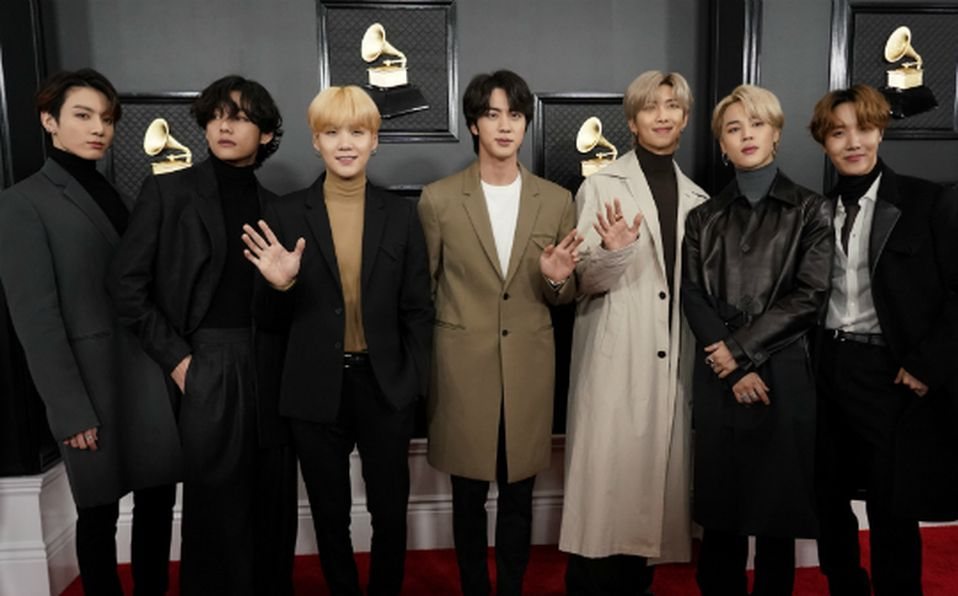
#> input picture taller2021-master/Reconocimiento Facial/bts.jpg, 958 x 596 px, given in place of the camera
$ python DetectarRostros.py
#> lines starting #> are read from the running program, lines starting #| are printed output that depends on the picture
import cv2
import os
import imutils

personName = 'Robert'
dataPath = 'C:/Users/pc/source/repos/proyecto_prototipo_qchao/data'
personPath = dataPath + '/' + personName

if not os.path.exists(personPath):
	print('Carpeta creada: ',personPath)
	os.makedirs(personPath)


#cap = cv2.VideoCapture('Robert.mp4')
cap = cv2.VideoCapture(1,cv2.CAP_DSHOW)

faceClassif = cv2.CascadeClassifier(cv2.data.haarcascades+'haarcascade_frontalface_default.xml')
count = 0

while True:

	ret, frame = cap.read()
#> frame is the input picture: shape (596, 958, 3); mean B, G, R 48.4, 53.5, 59.9
	if ret == False: break
	frame =  imutils.resize(frame, width=640)
#> frame: shape (398, 640, 3)
	gray = cv2.cvtColor(frame, cv2.COLOR_BGR2GRAY)
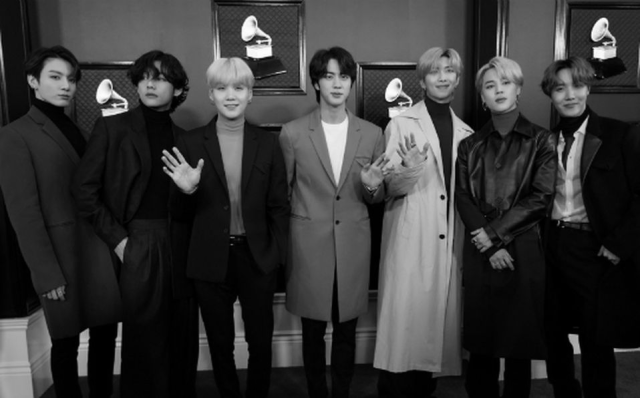
#> gray: shape (398, 640); min 0, max 254, mean 54.8
	auxFrame = frame.copy()

	faces = faceClassif.detectMultiScale(gray,1.3,5)
#> faces = [[36, 57, 52, 52], [474, 64, 51, 51], [199, 63, 61, 61], [545, 67, 51, 51]]

	for (x,y,w,h) in faces:
		cv2.rectangle(frame, (x,y),(x+w,y+h),(0,255,0),2)
		rostro = auxFrame[y:y+h,x:x+w]
		rostro = cv2.resize(rostro,(150,150),interpolation=cv2.INTER_CUBIC)
		cv2.imwrite(personPath + '/rotro_{}.jpg'.format(count),rostro)
		count = count + 1
#> this loop made 4 passes
#> pass 1, `rostro = auxFrame[y:y+h,x:x+w]`:
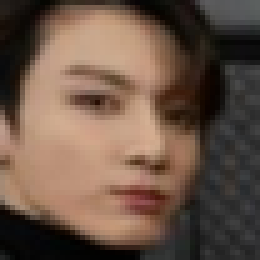
#> rostro: shape (52, 52, 3) (shown 5 times larger); mean B, G, R 70.9, 84.8, 106.6
#> pass 1, `rostro = cv2.resize(rostro,(150,150),interpolation=cv2.INTER_CUBIC)`:
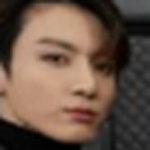
#> rostro: shape (150, 150, 3); mean B, G, R 70.9, 84.8, 106.6
#> pass 2, `rostro = auxFrame[y:y+h,x:x+w]`:
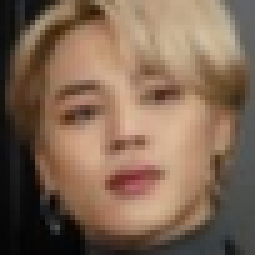
#> rostro: shape (51, 51, 3) (shown 5 times larger); mean B, G, R 83.1, 102.6, 127.7
#> pass 2, `rostro = cv2.resize(rostro,(150,150),interpolation=cv2.INTER_CUBIC)`:
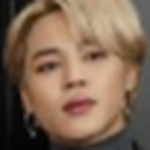
#> rostro: shape (150, 150, 3); mean B, G, R 83.1, 102.6, 127.7
#> after the loop:
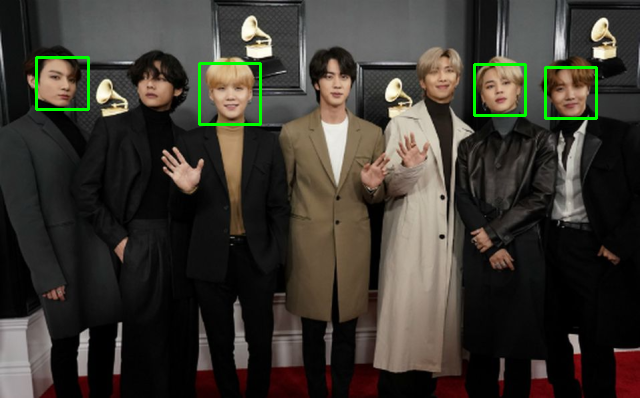
#> frame: shape (398, 640, 3); mean B, G, R 47.9, 55.4, 59.3
#> after the loop, count = 4
	cv2.imshow('frame',frame)

	k =  cv2.waitKey(1)
#> (key Esc is pressed here)
	if k == 27 or count >= 400:
		break

cap.release()
cv2.destroyAllWindows()

$ run again, on taller2021-master/Reconocimiento Facial/kianu.jpg
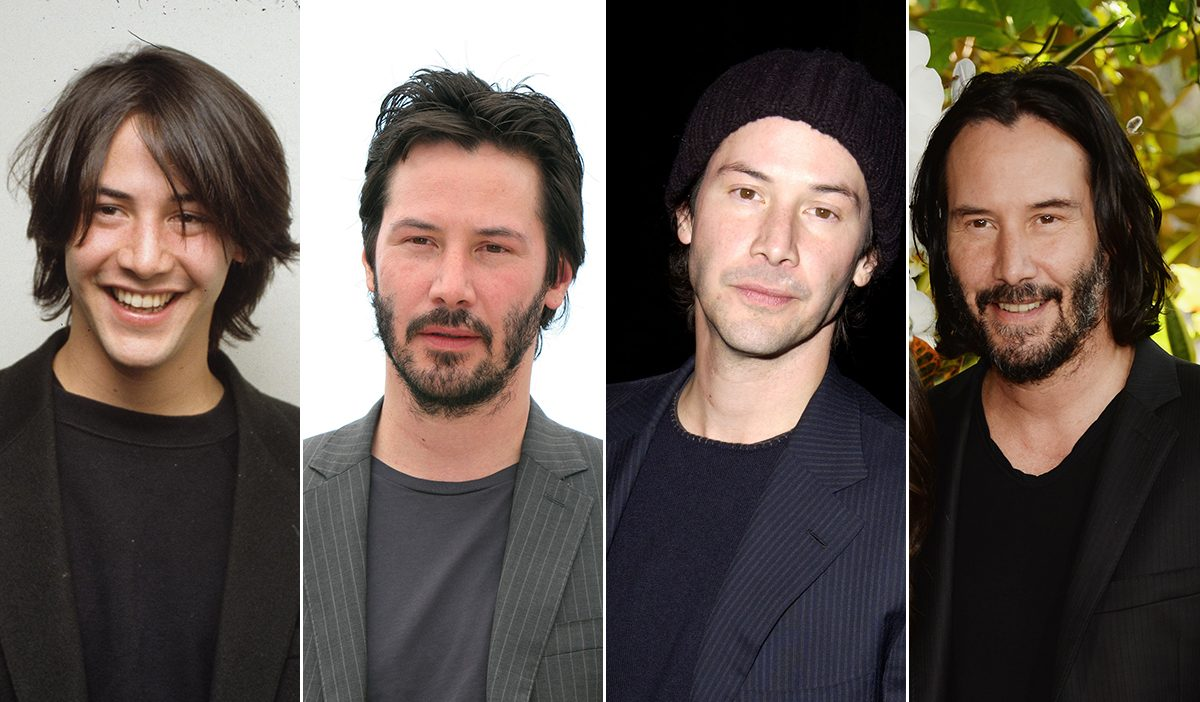
#> input picture taller2021-master/Reconocimiento Facial/kianu.jpg, 1200 x 702 px, given in place of the camera
#> frame is the input picture: shape (702, 1200, 3); mean B, G, R 82, 89.2, 100.4
#> faces = [[30, 80, 99, 99], [365, 66, 108, 108], [492, 77, 103, 103], [184, 84, 117, 117]]
#> the loop `for (x,y,w,h) in faces:` made 4 passes
#> pass 1, `rostro = cv2.resize(rostro,(150,150),interpolation=cv2.INTER_CUBIC)`:
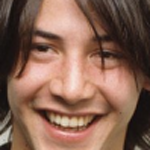
#> rostro: shape (150, 150, 3); mean B, G, R 82.7, 99, 134.3
#> after the loop `for (x,y,w,h) in faces:`:
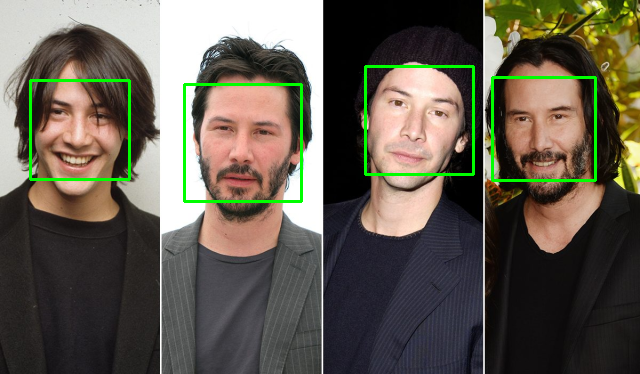
#> frame: shape (374, 640, 3); mean B, G, R 80.1, 92.6, 98.1
#> after the loop `for (x,y,w,h) in faces:`: count = 4
